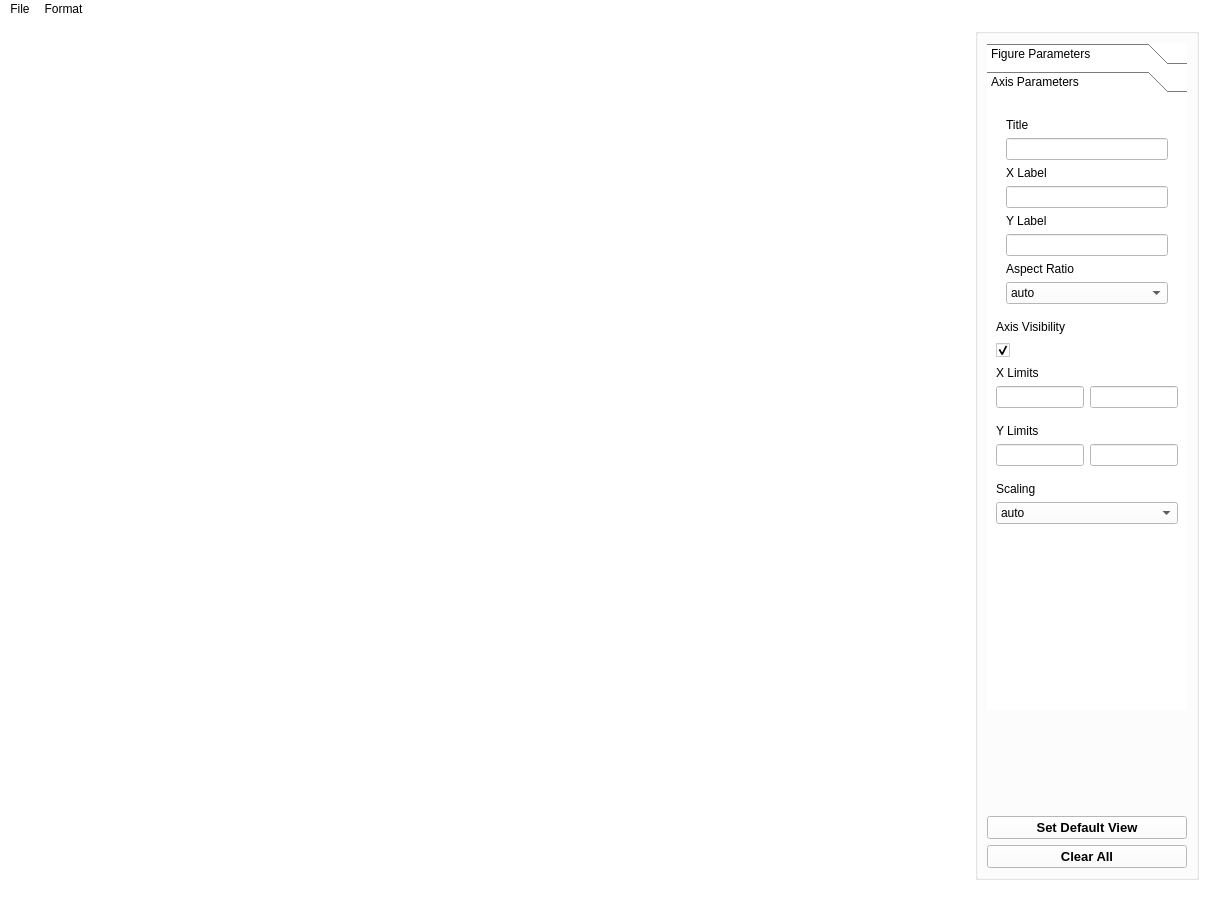
<?xml version="1.0" encoding="UTF-8"?>
<ui version="4.0">
 <class>MainWindow</class>
 <widget class="QMainWindow" name="MainWindow">
  <property name="geometry">
   <rect>
    <x>0</x>
    <y>0</y>
    <width>1208</width>
    <height>911</height>
   </rect>
  </property>
  <property name="windowTitle">
   <string>SciPlot PyQt</string>
  </property>
  <property name="styleSheet">
   <string notr="true">background-color: rgb(255, 255, 255);</string>
  </property>
  <widget class="QWidget" name="centralwidget">
   <property name="autoFillBackground">
    <bool>false</bool>
   </property>
   <layout class="QHBoxLayout" name="horizontalLayout_4" stretch="0,10">
    <item>
     <layout class="QVBoxLayout" name="verticalLayout" stretch="0,0">
      <property name="sizeConstraint">
       <enum>QLayout::SetNoConstraint</enum>
      </property>
      <item>
       <spacer name="horizontalSpacer_2">
        <property name="orientation">
         <enum>Qt::Horizontal</enum>
        </property>
        <property name="sizeType">
         <enum>QSizePolicy::Expanding</enum>
        </property>
        <property name="sizeHint" stdset="0">
         <size>
          <width>1000</width>
          <height>20</height>
         </size>
        </property>
       </spacer>
      </item>
      <item>
       <spacer name="verticalSpacer">
        <property name="orientation">
         <enum>Qt::Vertical</enum>
        </property>
        <property name="sizeHint" stdset="0">
         <size>
          <width>20</width>
          <height>40</height>
         </size>
        </property>
       </spacer>
      </item>
     </layout>
    </item>
    <item>
     <widget class="QGroupBox" name="groupBox">
      <property name="sizePolicy">
       <sizepolicy hsizetype="Fixed" vsizetype="Preferred">
        <horstretch>0</horstretch>
        <verstretch>0</verstretch>
       </sizepolicy>
      </property>
      <property name="maximumSize">
       <size>
        <width>600</width>
        <height>16777215</height>
       </size>
      </property>
      <property name="baseSize">
       <size>
        <width>300</width>
        <height>0</height>
       </size>
      </property>
      <property name="title">
       <string/>
      </property>
      <property name="flat">
       <bool>false</bool>
      </property>
      <layout class="QVBoxLayout" name="verticalLayout_5" stretch="10,10,10,10">
       <property name="sizeConstraint">
        <enum>QLayout::SetNoConstraint</enum>
       </property>
       <item alignment="Qt::AlignLeft">
        <widget class="QToolBox" name="toolBox">
         <property name="sizePolicy">
          <sizepolicy hsizetype="Maximum" vsizetype="Preferred">
           <horstretch>0</horstretch>
           <verstretch>1</verstretch>
          </sizepolicy>
         </property>
         <property name="minimumSize">
          <size>
           <width>200</width>
           <height>0</height>
          </size>
         </property>
         <property name="maximumSize">
          <size>
           <width>300</width>
           <height>16777215</height>
          </size>
         </property>
         <property name="baseSize">
          <size>
           <width>100</width>
           <height>0</height>
          </size>
         </property>
         <property name="frameShape">
          <enum>QFrame::NoFrame</enum>
         </property>
         <property name="currentIndex">
          <number>1</number>
         </property>
         <widget class="QWidget" name="FigureParameters">
          <property name="geometry">
           <rect>
            <x>0</x>
            <y>0</y>
            <width>200</width>
            <height>610</height>
           </rect>
          </property>
          <property name="sizePolicy">
           <sizepolicy hsizetype="Preferred" vsizetype="Expanding">
            <horstretch>0</horstretch>
            <verstretch>0</verstretch>
           </sizepolicy>
          </property>
          <attribute name="label">
           <string>Figure Parameters</string>
          </attribute>
          <layout class="QGridLayout" name="gridLayout_2">
           <item row="2" column="0">
            <widget class="QLabel" name="label_10">
             <property name="text">
              <string>DPI: Saved</string>
             </property>
            </widget>
           </item>
           <item row="1" column="0">
            <widget class="QSpinBox" name="spinBoxFigureDPI">
             <property name="minimum">
              <number>10</number>
             </property>
             <property name="maximum">
              <number>100000000</number>
             </property>
             <property name="singleStep">
              <number>100</number>
             </property>
             <property name="value">
              <number>100</number>
             </property>
            </widget>
           </item>
           <item row="8" column="0">
            <spacer name="verticalSpacer_2">
             <property name="orientation">
              <enum>Qt::Vertical</enum>
             </property>
             <property name="sizeType">
              <enum>QSizePolicy::Expanding</enum>
             </property>
             <property name="sizeHint" stdset="0">
              <size>
               <width>20</width>
               <height>40</height>
              </size>
             </property>
            </spacer>
           </item>
           <item row="0" column="0">
            <widget class="QLabel" name="label_9">
             <property name="text">
              <string>DPI: Display</string>
             </property>
            </widget>
           </item>
           <item row="3" column="0">
            <widget class="QSpinBox" name="spinBoxFigureSavedDPI">
             <property name="minimum">
              <number>10</number>
             </property>
             <property name="maximum">
              <number>100000000</number>
             </property>
             <property name="singleStep">
              <number>100</number>
             </property>
             <property name="value">
              <number>100</number>
             </property>
            </widget>
           </item>
           <item row="4" column="0">
            <widget class="QFrame" name="frame">
             <property name="frameShape">
              <enum>QFrame::Box</enum>
             </property>
             <property name="frameShadow">
              <enum>QFrame::Plain</enum>
             </property>
             <layout class="QVBoxLayout" name="verticalLayout_4">
              <property name="spacing">
               <number>2</number>
              </property>
              <property name="leftMargin">
               <number>1</number>
              </property>
              <property name="topMargin">
               <number>1</number>
              </property>
              <property name="rightMargin">
               <number>1</number>
              </property>
              <property name="bottomMargin">
               <number>1</number>
              </property>
              <item>
               <widget class="QLabel" name="label_11">
                <property name="text">
                 <string>Figure Size (inches)</string>
                </property>
               </widget>
              </item>
              <item>
               <widget class="QLabel" name="label_12">
                <property name="text">
                 <string>Width x Height</string>
                </property>
               </widget>
              </item>
              <item>
               <layout class="QHBoxLayout" name="horizontalLayout_3">
                <property name="leftMargin">
                 <number>5</number>
                </property>
                <property name="topMargin">
                 <number>5</number>
                </property>
                <property name="rightMargin">
                 <number>5</number>
                </property>
                <property name="bottomMargin">
                 <number>5</number>
                </property>
                <item>
                 <widget class="QDoubleSpinBox" name="spinBoxFigSizeWidth">
                  <property name="maximum">
                   <double>100.000000000000000</double>
                  </property>
                 </widget>
                </item>
                <item>
                 <widget class="QDoubleSpinBox" name="spinBoxFigSizeHeight">
                  <property name="maximum">
                   <double>100.000000000000000</double>
                  </property>
                 </widget>
                </item>
               </layout>
              </item>
             </layout>
            </widget>
           </item>
           <item row="5" column="0">
            <widget class="QPushButton" name="pushButtonApplyFigParams">
             <property name="text">
              <string>Apply New Parameters</string>
             </property>
            </widget>
           </item>
           <item row="6" column="0">
            <spacer name="horizontalSpacer">
             <property name="orientation">
              <enum>Qt::Horizontal</enum>
             </property>
             <property name="sizeHint" stdset="0">
              <size>
               <width>40</width>
               <height>20</height>
              </size>
             </property>
            </spacer>
           </item>
          </layout>
         </widget>
         <widget class="QWidget" name="AxisParameters">
          <property name="geometry">
           <rect>
            <x>0</x>
            <y>0</y>
            <width>200</width>
            <height>610</height>
           </rect>
          </property>
          <attribute name="label">
           <string>Axis Parameters</string>
          </attribute>
          <layout class="QGridLayout" name="gridLayout_3">
           <item row="1" column="0">
            <layout class="QVBoxLayout" name="verticalLayout_3">
             <item>
              <widget class="QLabel" name="label_5">
               <property name="text">
                <string>Axis Visibility</string>
               </property>
              </widget>
             </item>
             <item>
              <widget class="QCheckBox" name="checkBoxAxisVisible">
               <property name="minimumSize">
                <size>
                 <width>0</width>
                 <height>20</height>
                </size>
               </property>
               <property name="text">
                <string/>
               </property>
               <property name="checked">
                <bool>true</bool>
               </property>
              </widget>
             </item>
             <item>
              <widget class="QLabel" name="label_6">
               <property name="text">
                <string>X Limits</string>
               </property>
              </widget>
             </item>
             <item>
              <layout class="QHBoxLayout" name="horizontalLayout">
               <property name="bottomMargin">
                <number>10</number>
               </property>
               <item>
                <widget class="QLineEdit" name="lineEditXLimMin"/>
               </item>
               <item>
                <widget class="QLineEdit" name="lineEditXLimMax"/>
               </item>
              </layout>
             </item>
             <item>
              <widget class="QLabel" name="label_7">
               <property name="text">
                <string>Y Limits</string>
               </property>
              </widget>
             </item>
             <item>
              <layout class="QHBoxLayout" name="horizontalLayout_2">
               <property name="bottomMargin">
                <number>10</number>
               </property>
               <item>
                <widget class="QLineEdit" name="lineEditYLimMin"/>
               </item>
               <item>
                <widget class="QLineEdit" name="lineEditYLimMax"/>
               </item>
              </layout>
             </item>
             <item>
              <widget class="QLabel" name="label_8">
               <property name="text">
                <string>Scaling</string>
               </property>
              </widget>
             </item>
             <item>
              <widget class="QComboBox" name="comboBoxAxisScaling">
               <item>
                <property name="text">
                 <string>auto</string>
                </property>
               </item>
               <item>
                <property name="text">
                 <string>equal</string>
                </property>
               </item>
               <item>
                <property name="text">
                 <string>tight</string>
                </property>
               </item>
               <item>
                <property name="text">
                 <string>image</string>
                </property>
               </item>
               <item>
                <property name="text">
                 <string>square</string>
                </property>
               </item>
              </widget>
             </item>
             <item>
              <spacer name="verticalSpacer_3">
               <property name="orientation">
                <enum>Qt::Vertical</enum>
               </property>
               <property name="sizeHint" stdset="0">
                <size>
                 <width>20</width>
                 <height>40</height>
                </size>
               </property>
              </spacer>
             </item>
            </layout>
           </item>
           <item row="0" column="0">
            <layout class="QVBoxLayout" name="verticalLayout_2">
             <property name="leftMargin">
              <number>10</number>
             </property>
             <property name="topMargin">
              <number>10</number>
             </property>
             <property name="rightMargin">
              <number>10</number>
             </property>
             <property name="bottomMargin">
              <number>10</number>
             </property>
             <item>
              <widget class="QLabel" name="label">
               <property name="text">
                <string>Title</string>
               </property>
              </widget>
             </item>
             <item>
              <widget class="QLineEdit" name="lineEditTitle"/>
             </item>
             <item>
              <widget class="QLabel" name="label_2">
               <property name="text">
                <string>X Label</string>
               </property>
              </widget>
             </item>
             <item>
              <widget class="QLineEdit" name="lineEditXLabel"/>
             </item>
             <item>
              <widget class="QLabel" name="label_3">
               <property name="text">
                <string>Y Label</string>
               </property>
              </widget>
             </item>
             <item>
              <widget class="QLineEdit" name="lineEditYLabel"/>
             </item>
             <item>
              <widget class="QLabel" name="label_4">
               <property name="text">
                <string>Aspect Ratio</string>
               </property>
              </widget>
             </item>
             <item>
              <widget class="QComboBox" name="comboBoxAspect">
               <item>
                <property name="text">
                 <string>auto</string>
                </property>
               </item>
               <item>
                <property name="text">
                 <string>equal</string>
                </property>
               </item>
              </widget>
             </item>
            </layout>
           </item>
          </layout>
         </widget>
        </widget>
       </item>
       <item>
        <spacer name="verticalSpacer_5">
         <property name="orientation">
          <enum>Qt::Vertical</enum>
         </property>
         <property name="sizeType">
          <enum>QSizePolicy::Maximum</enum>
         </property>
         <property name="sizeHint" stdset="0">
          <size>
           <width>20</width>
           <height>100</height>
          </size>
         </property>
        </spacer>
       </item>
       <item>
        <widget class="QPushButton" name="pushButtonDefaultView">
         <property name="maximumSize">
          <size>
           <width>200</width>
           <height>16777215</height>
          </size>
         </property>
         <property name="baseSize">
          <size>
           <width>200</width>
           <height>25</height>
          </size>
         </property>
         <property name="font">
          <font>
           <family>Arial</family>
           <pointsize>10</pointsize>
           <weight>75</weight>
           <bold>true</bold>
          </font>
         </property>
         <property name="text">
          <string>Set Default View</string>
         </property>
        </widget>
       </item>
       <item>
        <widget class="QPushButton" name="pushButtonClearAll">
         <property name="maximumSize">
          <size>
           <width>200</width>
           <height>16777215</height>
          </size>
         </property>
         <property name="baseSize">
          <size>
           <width>200</width>
           <height>0</height>
          </size>
         </property>
         <property name="font">
          <font>
           <family>Arial</family>
           <pointsize>10</pointsize>
           <weight>75</weight>
           <bold>true</bold>
          </font>
         </property>
         <property name="text">
          <string>Clear All</string>
         </property>
        </widget>
       </item>
      </layout>
     </widget>
    </item>
   </layout>
  </widget>
  <widget class="QMenuBar" name="menubar">
   <property name="geometry">
    <rect>
     <x>0</x>
     <y>0</y>
     <width>1208</width>
     <height>22</height>
    </rect>
   </property>
   <widget class="QMenu" name="menuFormat">
    <property name="title">
     <string>Format</string>
    </property>
    <widget class="QMenu" name="menuFigure_Width_Format">
     <property name="enabled">
      <bool>false</bool>
     </property>
     <property name="title">
      <string>Figure Width Format</string>
     </property>
     <addaction name="actionSingle_Column"/>
     <addaction name="actionDouble_Column"/>
    </widget>
    <widget class="QMenu" name="menuFigure_Format_Settings">
     <property name="title">
      <string>Figure Format Settings</string>
     </property>
     <addaction name="actionFigureDPI"/>
     <addaction name="actionFigureSavedDPI"/>
     <addaction name="actionFigure_Size_Display"/>
     <addaction name="actionFigure_Size_Saved"/>
    </widget>
    <addaction name="actionStyle"/>
    <addaction name="menuFigure_Width_Format"/>
    <addaction name="separator"/>
    <addaction name="menuFigure_Format_Settings"/>
    <addaction name="separator"/>
    <addaction name="actionJournal_Styles"/>
    <addaction name="actionMacro_Schema"/>
   </widget>
   <widget class="QMenu" name="menuFile">
    <property name="title">
     <string>File</string>
    </property>
    <addaction name="actionExport_Lines_to_CSV"/>
    <addaction name="actionExport_Bars_to_CSV"/>
    <addaction name="actionExport_Fill_Between_to_CSV"/>
    <addaction name="actionExport_Image_to_CSV"/>
   </widget>
   <addaction name="menuFile"/>
   <addaction name="menuFormat"/>
  </widget>
  <widget class="QStatusBar" name="statusbar"/>
  <action name="actionStyle">
   <property name="enabled">
    <bool>false</bool>
   </property>
   <property name="text">
    <string>Color Scheme</string>
   </property>
  </action>
  <action name="actionSingle_Column">
   <property name="enabled">
    <bool>false</bool>
   </property>
   <property name="text">
    <string>Single-Column</string>
   </property>
  </action>
  <action name="actionDouble_Column">
   <property name="enabled">
    <bool>false</bool>
   </property>
   <property name="text">
    <string>Double-Column</string>
   </property>
  </action>
  <action name="actionJournal_Styles">
   <property name="enabled">
    <bool>false</bool>
   </property>
   <property name="text">
    <string>Journal Styles</string>
   </property>
  </action>
  <action name="actionMacro_Schema">
   <property name="enabled">
    <bool>false</bool>
   </property>
   <property name="text">
    <string>Macro Schema</string>
   </property>
  </action>
  <action name="actionExport_Lines_to_CSV">
   <property name="text">
    <string>Export Lines to CSV</string>
   </property>
   <property name="visible">
    <bool>false</bool>
   </property>
  </action>
  <action name="actionExport_Bars_to_CSV">
   <property name="text">
    <string>Export Bars to CSV</string>
   </property>
   <property name="visible">
    <bool>false</bool>
   </property>
  </action>
  <action name="actionExport_Fill_Between_to_CSV">
   <property name="text">
    <string>Export Fill Between to CSV</string>
   </property>
   <property name="visible">
    <bool>false</bool>
   </property>
  </action>
  <action name="actionExport_Image_to_CSV">
   <property name="text">
    <string>Export Image to CSV</string>
   </property>
   <property name="visible">
    <bool>false</bool>
   </property>
  </action>
  <action name="actionFigureDPI">
   <property name="text">
    <string>DPI: Display</string>
   </property>
  </action>
  <action name="actionFigureSavedDPI">
   <property name="text">
    <string>DPI: Saved</string>
   </property>
  </action>
  <action name="actionFigure_Size_Display">
   <property name="text">
    <string>Figure Size: Display</string>
   </property>
  </action>
  <action name="actionFigure_Size_Saved">
   <property name="text">
    <string>Figure Size: Saved</string>
   </property>
  </action>
 </widget>
 <resources/>
 <connections/>
</ui>
